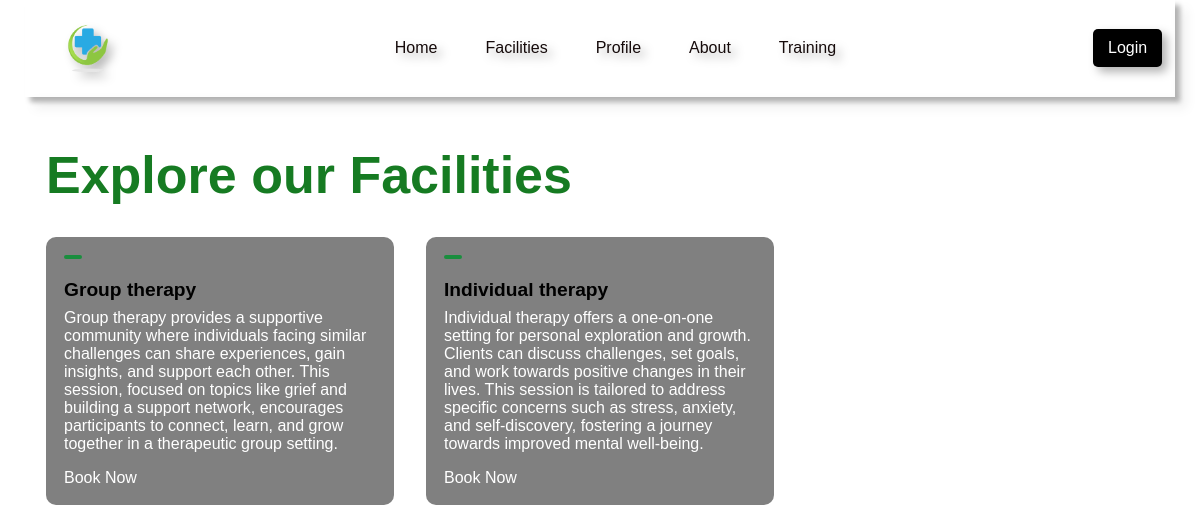
/services/, run on an earlier commit of the app's database.
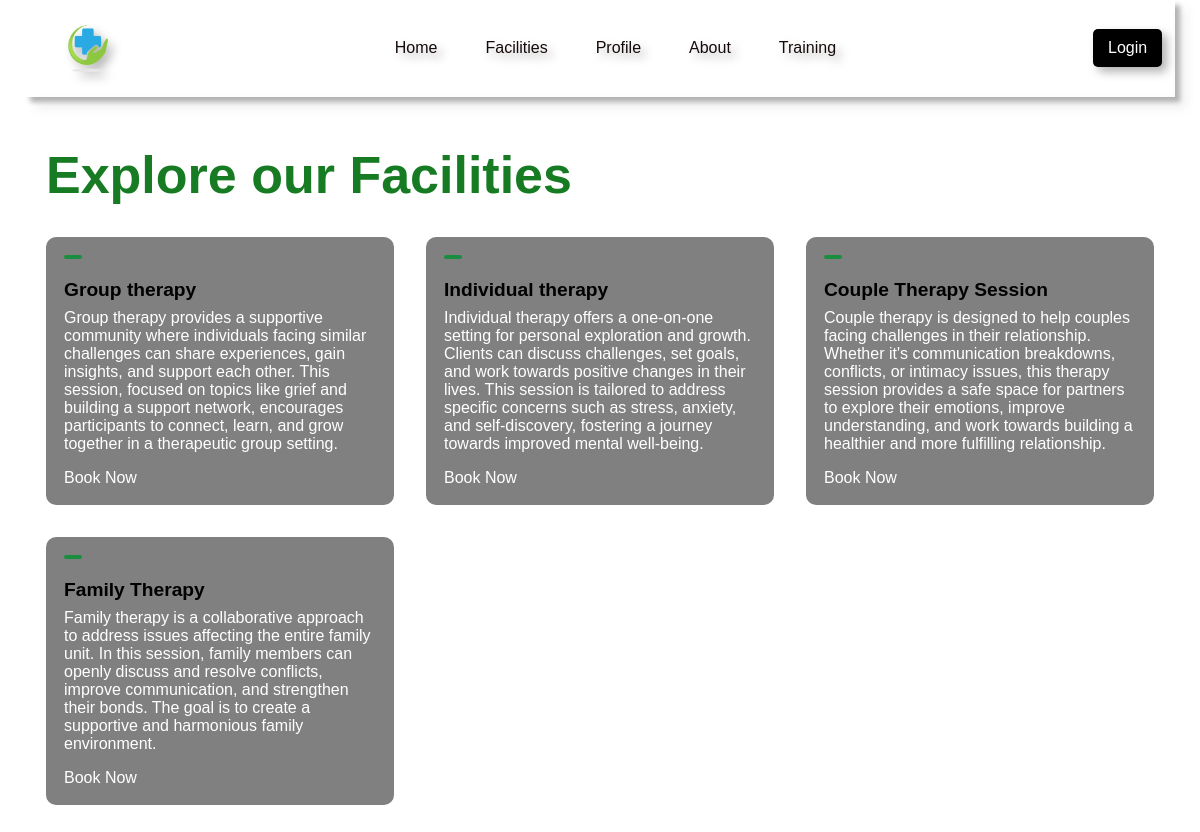
And on a later commit of the database.
### module1/models.py (models this page shows, shortened)
class Sessions(models.Model):
    therapist = models.ForeignKey(Therapist, on_delete=models.CASCADE, null=True, blank=True)
    session_id = models.AutoField(primary_key=True)
    facility = models.CharField(max_length=50)
    description = models.TextField()

### module1/views.py (the view)
# urls.py: path('services/', views.services, name='service'),
def services(request):
    facilit = Sessions.objects.all()
    context = {
        'facilit': facilit,
    }
    return render(request, 'service.html', context)

### Templates/service.html (shortened to what this page needs)
<!DOCTYPE html>
<html lang="en">
<head>
   {% load static %}
    <link rel="stylesheet" href="https://pro.fontawesome.com/releases/v5.10.0/css/all.css" />
    <link href="https://cdn.jsdelivr.net/npm/remixicon@3.5.0/fonts/remixicon.css" rel="stylesheet">
    <link rel="stylesheet" href="{% static 'style.css' %}">
</head>
<body>
  <nav>
    <div class="nav-logo">
      <a href="#"><img src="{% static 'images/clinic.png' %}"></a>
    </div>
    <ul class="nav-link">
      <li class="link"><a href="{% url 'index' %}">Home</a></li>
      <li class="link"><a href="{% url 'service' %}">Facilities</a></li>
      <li class="link"><a href="#">Profile</a></li>
      <li class="link"><a href="#">About</a></li>
      <li class="link"><a href="#">Training</a></li>
    </ul>
    <button class="btn btn-login">Login</button>
  </nav>
  <section class="sec_container explorer_container">
    <div class="facilities_header">
      <h2 class="sec_header">Explore our Facilities</h2>
    </div>
    <div class="facilities_grid">
      {% for session in facilit %}
      <div class="facilities_card">
        <span></span>
        <h4>{{ session.facility }}</h4>
        <p>{{ session.description }}</p>
        <a href="#">Book Now</a>
      </div>
      {% endfor %}
    </div>
  </section>
</body>
</html>

### static/style.css (style rules this page uses)
* { margin: 0; padding: 0; }
body { font-family: 'Gill Sans', 'Gill Sans MT', Calibri, 'Trebuchet MS', sans-serif; background-color: rgb(255, 255, 255); }
* { padding: 0; margin: 0; box-sizing: border-box; }
.sec_container { max-width: 1140px; padding: 2rem 1rem; margin: auto; }
.sec_header { margin-top: 1rem; margin-bottom: 2rem; font-size: 3.25rem; font-weight: 600; text-align: center; color: rgb(22, 123, 34); }
.btn { padding: 1rem 2rem; outline: none; border: none; font-size: 1rem; color: white; background-color: rgb(14, 120, 26); border-radius: 5px; cursor: pointer; transition: 1s; }
img { width: 100%; display: flex; }
a { text-decoration: none; }
nav { box-shadow: 5px 5px 5px 0px rgba(0, 0, 0, 0.3); filter: drop-shadow(5px 5px 5px rgba(0, 0, 0, 0.3)); max-width: 1150px; margin: auto; padding: 0.8rem 0.8rem; display: flex; align-items: center; justify-content: space-between; gap: 2rem; }
.nav-logo { width: 100px; }
.nav-link { list-style: none; display: flex; align-items: center; gap: 3.0rem; }
.link a { position: relative; padding-bottom: 0.75rem; color: rgb(22, 11, 11); }
.link a::after { content: ""; position: absolute; height: 2px; width: 0; left: 0; bottom: 0; background-color: rgb(19, 173, 42); transition: 0.3s; }
.facilities_header { align-items: center; display: flex; justify-content: space-between; gap: 2rem; }
.facilities_grid { grid-template-columns: repeat(3, 1fr); display: grid; gap: 2rem; }
.facilities_card { padding: 1rem; background-color: gray; border: 2px solid transparent; border-radius: 10px; transition: 0.3s; }
.facilities_card span { display: inline-block; padding: 2px 9px; margin-bottom: 1rem; font-size: 1.75rem; color: white; background-color: rgb(26, 142, 62); border-radius: 5px; }
.facilities_card h4 { margin-bottom: 0.5rem; font-size: 1.2rem; font-weight: 600; }
.facilities_card p { margin-bottom: 1rem; color: rgb(255, 255, 255); }
.facilities_card a { color: white; transition: 0.3s; }
.btn-login { padding: 10px 15px; background-color: black; color: white; cursor: pointer; }

What changed in the data, as far as the page shows it:
added Sessions: facility "Couple Therapy Session", description "Couple therapy is designed to help couples facing challenges in their relationship. Whether it's communication breakdowns, conflicts, or intimacy issues, this therapy session provides a safe space for partners to explore their emotions, improve understanding, and work towards building a healthier and more fulfilling relationship."
added Sessions: facility "Family Therapy", description "Family therapy is a collaborative approach to address issues affecting the entire family unit. In this session, family members can openly discuss and resolve conflicts, improve communication, and strengthen their bonds. The goal is to create a supportive and harmonious family environment."
